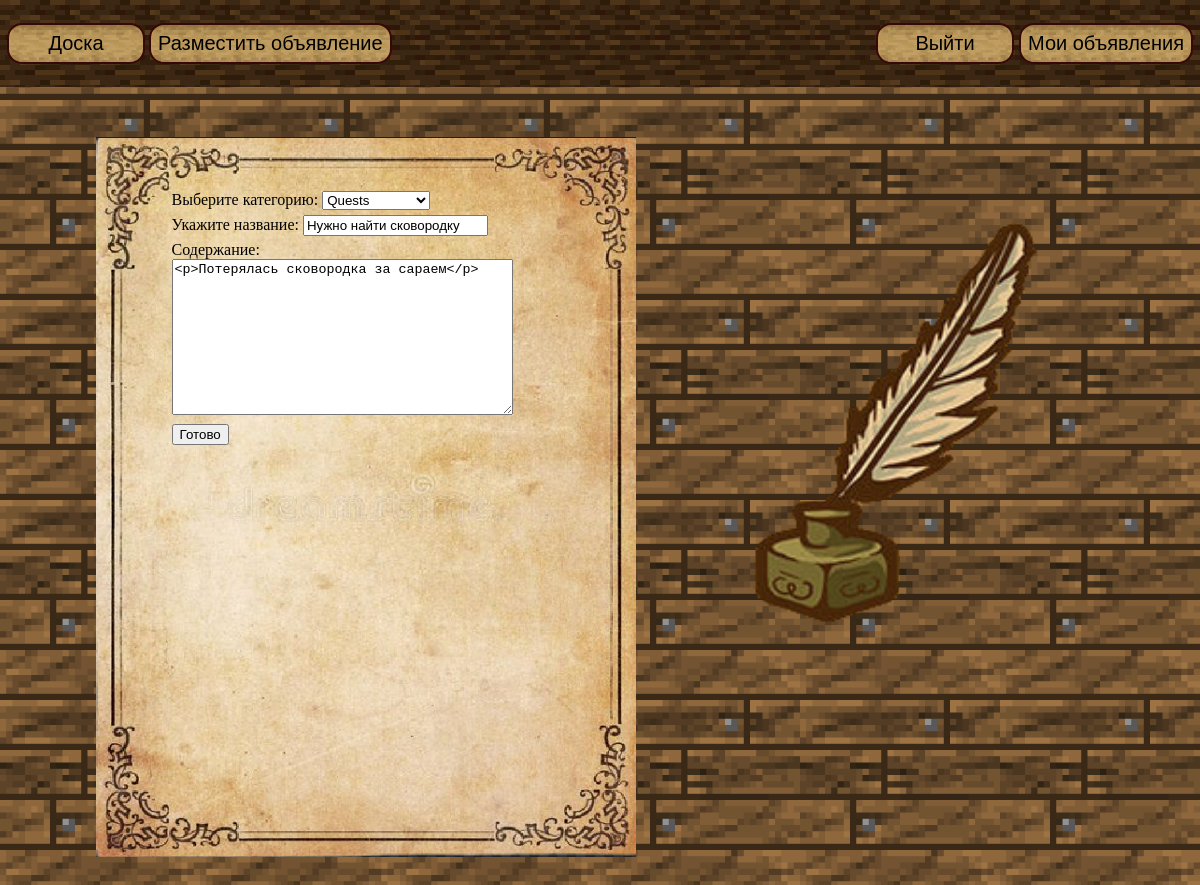
Screenshot of /board/14/edit (signed in) with the database file from the repository.
### main/models.py (models this page shows, shortened)
class Advertisement(models.Model):
    author = models.ForeignKey(User, on_delete=models.DO_NOTHING, null=True)
    title = models.CharField(max_length=255)
    content = CKEditor5Field('Text', config_name='extends')
    category = models.ForeignKey('Category', on_delete=models.DO_NOTHING)

### main/views.py (the view, shortened to what this page needs)
# urls.py: path('board/<int:pk>/edit', AdvertisementUpdate.as_view(), name='edit'),
class AdvertisementUpdate(UserPassesTestMixin, UpdateView):
    form_class = AdvertisementForm
    model = Advertisement
    template_name = 'main/create.html'
    raise_exception = True
    permission_required = ('main.change_post',)
    def test_func(self):
        return self.request.user == self.get_object().author

### main/forms.py
class AdvertisementForm(forms.ModelForm):
    class Meta:
        model = Advertisement
        fields = [
            'title',
            'content',
            'category',
        ]

### main/models.py (called while the page is built)
    def __str__(self):
        return self.category_name

### templates/main/create.html (shortened to what this page needs)
{% extends 'main/header.html' %}
{% block body %}
<div class="content_wrapper">
    <div class="create_post_wrapper">
        <div class="form_wrapper">
            <form action="" method="post">
                    Выберите категорию: {{ form.category }}<br>
                    Укажите название: {{ form.title }}<br>
                    Содержание: {{ form.content|safe }}<br>
                <input type="submit" value="Готово" />
            </form>
        </div>
            <img src="/static/images/feather_ink_pixel.png">
    </div>
</div>
{% endblock %}

### static/main/css/styles.css (style rules this page uses)
body { min-height: 95vh; margin: 0; background: url('/static/images/board_bg_pixel.png'); background-size: 200px 200px; }

### rows the page displays
Advertisement: category "Quests", title "Нужно найти сковородку", content "<p>Потерялась сковородка за сараем</p>"
